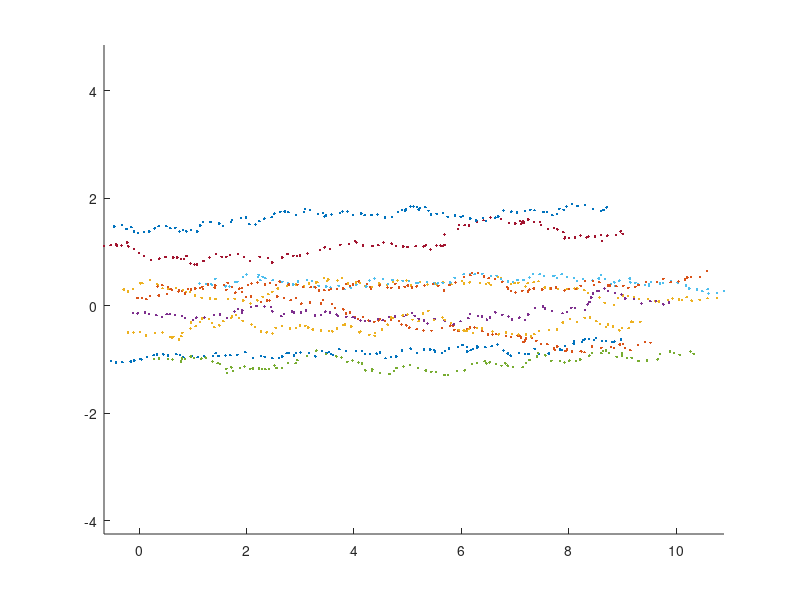

Recreate this plot in MATLAB.
function [demos, dt] = buildDemos()

duration = 10; %sec
dt = 0.1; % not passed to PI2 for now
n_demos = 10;

n_steps = duration/dt;
baseVelocity = [1;0];
baseStartPos = [0;0];
noise_std = 0.5;

demos = cell(1,n_demos);

for k = 1:n_demos
    
    traj = zeros(2,n_steps);
    traj(:,1) = baseStartPos + [0.5 0; 0 1]*randn(2,1);
    
    velNoiseTot = 0;
    for i = 2: n_steps
        velNoise = noise_std*randn(2,1);
        velNoiseTot = velNoiseTot + velNoise;
        velNoiseMean = velNoiseTot/i;
        traj(:,i) = traj(:,i-1) + (baseVelocity + velNoise - velNoiseMean) * dt;
    end
    demos{k} = traj;
end

figure
hold on
for k = 1:n_demos
    scatter(demos{k}(1,:),demos{k}(2,:),'.');
end
axis equal